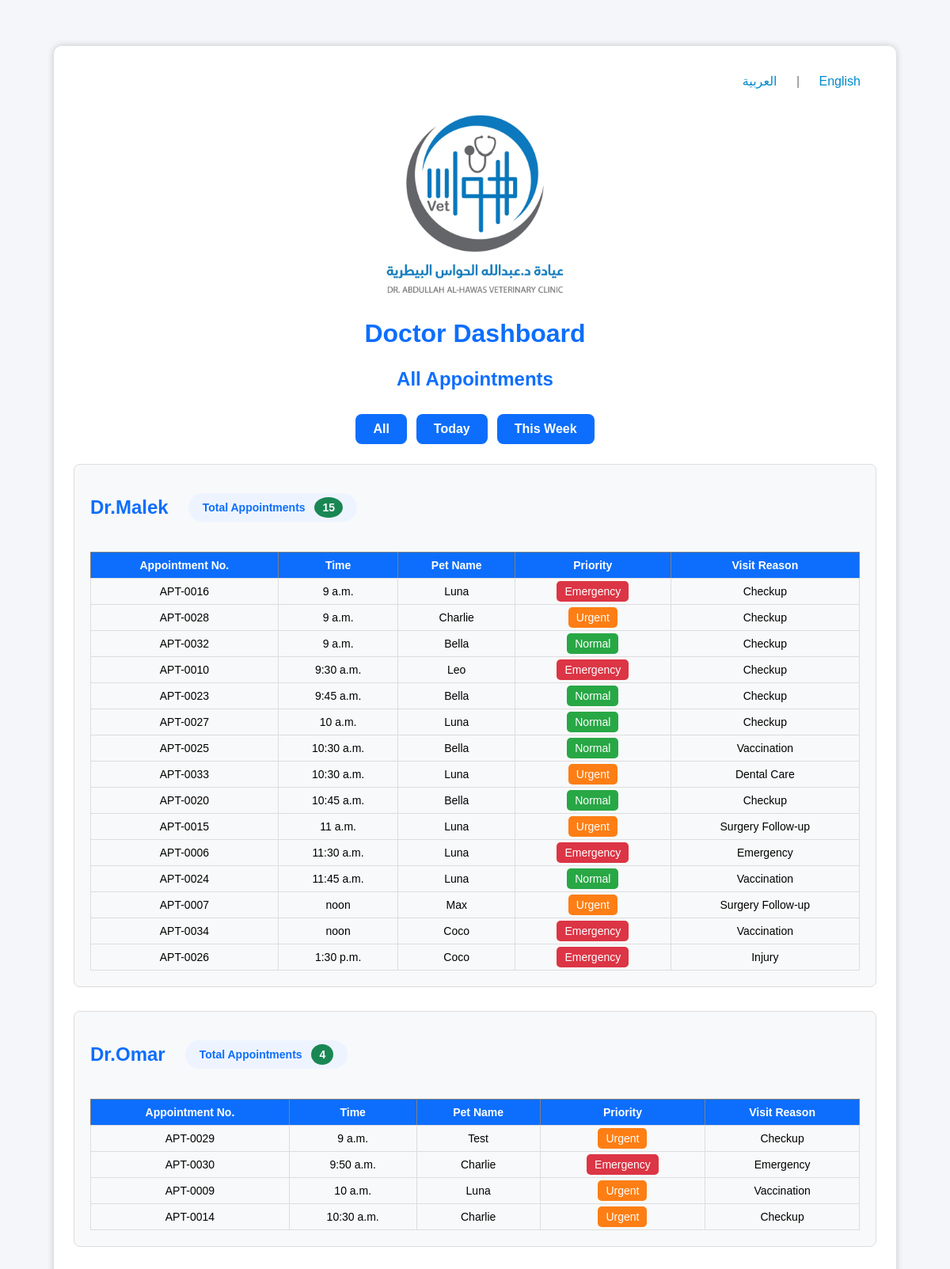
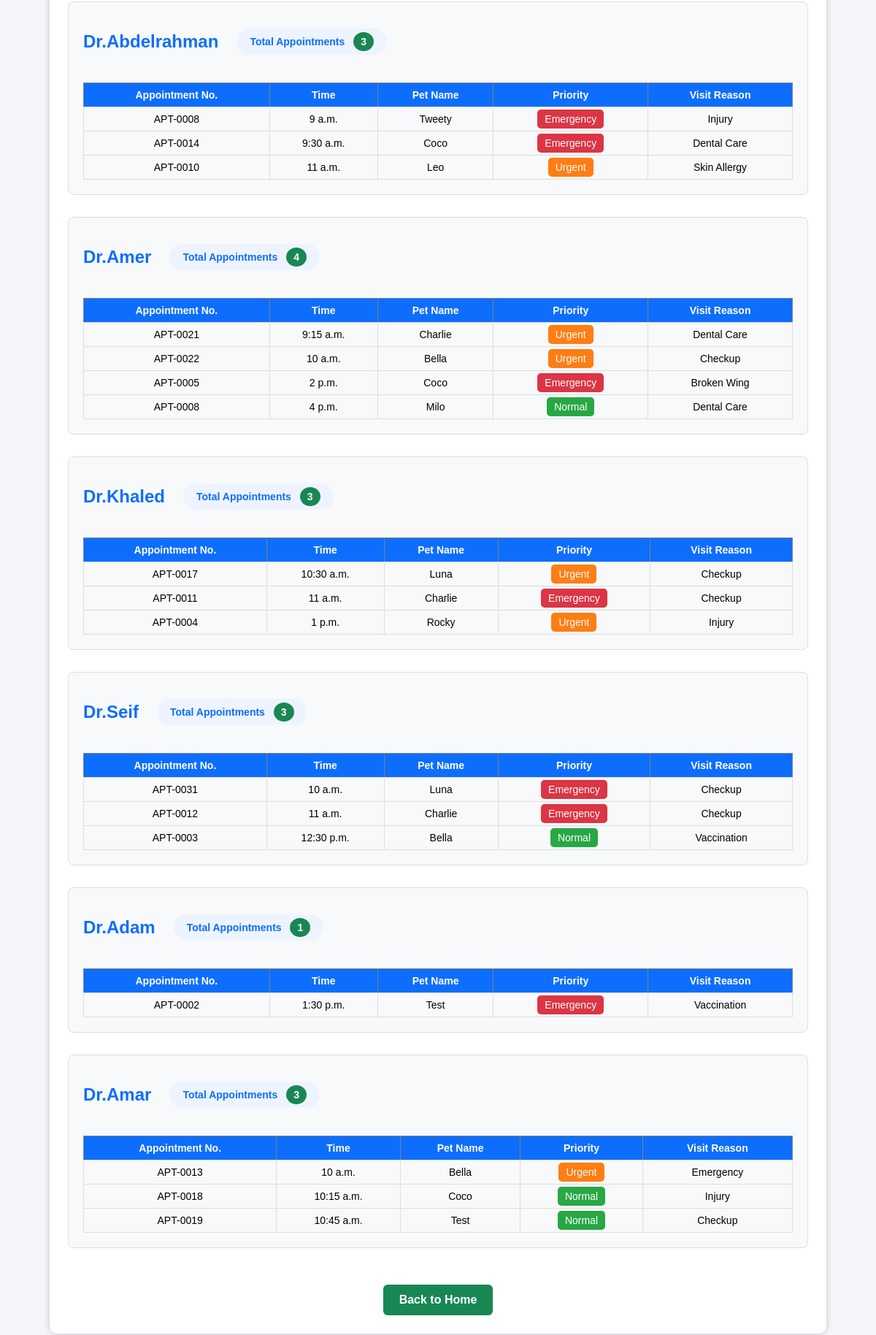
The app's page /pets/doctor-dashboard/ (signed in) with its own data (2 pictures, top to bottom).
### pets/models.py (models this page shows, shortened)
class Doctor(models.Model):
    name = models.CharField(
        max_length=100
    )
    user = models.OneToOneField(
        User,
        on_delete=models.SET_NULL,
        null=True,
        blank=True,
        related_name="doctor"
    )
    branch = models.ForeignKey(
        "Branch",
        on_delete=models.SET_NULL,
        null=True,
        blank=True,
        related_name="doctors"
    )
    consultation_time = models.PositiveIntegerField(
        default=30,
        help_text="Consultation time in minutes"
    )
    max_appointments_per_day = models.PositiveIntegerField(
        default=3
    )

class Pet(models.Model):
    name = models.CharField(
        max_length=100
    )
    species = models.CharField(
        max_length=50
    )
    date_of_birth = models.DateField(
        null=True,
        blank=True
    )
    visit_date = models.DateField(
        null=True,
        blank=True
    )
    visit_reason = models.CharField(
        max_length=200,
        blank=True,
        default=""
    )
    owner_name = models.CharField(
        max_length=100
    )
    owner_phone = models.CharField(
        max_length=15
    )
    appointment_type = models.CharField(
        max_length=20
    )
    PRIORITY_CHOICES = [
        ("Normal", "Normal"),
        ("Urgent", "Urgent"),
        ("Emergency", "Emergency"),
    ]
    priority = models.CharField(
        max_length=20,
        choices=PRIORITY_CHOICES,
        default="Normal"
    )
    branch = models.ForeignKey(
        "Branch",
        on_delete=models.SET_NULL,
        null=True,
        blank=True,
        related_name="appointments"
    )
    STATUS_CHOICES = [
        ("Waiting", "Waiting"),
        ("Arrived", "Arrived"),
        ("Cancelled", "Cancelled"),
    ]
    status = models.CharField(
        max_length=20,
        choices=STATUS_CHOICES,
        default="Waiting"
    )
    doctor = models.CharField(
        max_length=100
    )
    appointment_time = models.TimeField()
    appointment_number = models.CharField(
        max_length=20,
        blank=True,
        null=True
    )
    created_by = models.ForeignKey(
        User,
        on_delete=models.SET_NULL,
        null=True,
        blank=True,
        related_name="created_appointments"
    )

### pets/views.py (the view)
@role_required("Doctor")
def doctor_dashboard(request):
    today = date.today()
    appointments = Pet.objects.all()
    filter_type = request.GET.get(
        "filter",
        "all"
    )
    if filter_type == "today":
        appointments = appointments.filter(
            visit_date=today
        )
    elif filter_type == "week":
        appointments = appointments.filter(
            visit_date__gte=today,
            visit_date__lte=today + timedelta(days=7)
        )
    elif filter_type == "all":
        pass
    appointments = appointments.order_by(
        "doctor",
        "appointment_time"
    )
    doctors = Doctor.objects.all()
    dashboard = []
    for doctor in doctors:
        doctor_appointments = appointments.filter(
            doctor=doctor.name
        )
        dashboard.append(
            {
                "doctor": doctor.name,
                "appointments": doctor_appointments,
                "count": doctor_appointments.count(),
            }
        )
    return render(
        request,
        "pets/doctor_dashboard.html",
        {
            "dashboard": dashboard,
            "today": today,
            "filter": filter_type,
        },
    )

### pets/templates/pets/doctor_dashboard.html (shortened to what this page needs)
﻿{% load static i18n %}
<!DOCTYPE html>
<html lang="{{ LANGUAGE_CODE }}">
<head>
    <link rel="stylesheet" href="{% static 'css/style.css' %}">
</head>
<body>
<div class="container">
    <div style="text-align:right; margin-bottom:20px;">
        <form action="{% url 'set_language' %}"
              method="post"
              style="display:inline;">
            <button type="submit"
                    name="language"
                    value="ar"
                    style="background:none;
                           border:none;
                           color:#008acb;
                           cursor:pointer;
                           font-size:16px;">
                العربية
            </button>
        </form>
        <span style="color:#777;">|</span>
        <form action="{% url 'set_language' %}"
              method="post"
              style="display:inline;">
            <button type="submit"
                    name="language"
                    value="en"
                    style="background:none;
                           border:none;
                           color:#008acb;
                           cursor:pointer;
                           font-size:16px;">
                English
            </button>
        </form>
    </div>
    <div style="text-align:center; margin-bottom:10px;">
        <img src="{% static 'images/logo.png' %}"
             alt="{% translate 'Clinic Logo' %}"
             width="240">
    </div>
    <h1 style="text-align:center;">
        {% translate "Doctor Dashboard" %}
    </h1>
    <div class="dashboard-header">
        <div class="dashboard-title">
            {% if filter == "all" %}
                <h2 class="page-title">
                    {% translate "All Appointments" %}
                </h2>
            {% elif filter == "week" %}
                <h2 class="page-title">
                    {% translate "This Week Appointments" %}
                </h2>
            {% endif %}
        </div>
        <div class="filter-buttons">
            <a href="?filter=all"
               class="{% if filter == 'all' %}active-all{% endif %}">
                {% translate "All" %}
            </a>
            <a href="?filter=today"
               class="{% if filter == 'today' %}active-today{% endif %}">
                {% translate "Today" %}
            </a>
            <a href="?filter=week"
               class="{% if filter == 'week' %}active-week{% endif %}">
                {% translate "This Week" %}
            </a>
        </div>
    </div>
    {% for item in dashboard %}
        <div class="details-box"
             style="margin-bottom:30px;">
            <div class="doctor-header">
                <h2>
                    {{ item.doctor }}
                </h2>
                <div class="appointments-count">
                    {% translate "Total Appointments" %}
                    <span>
                        {{ item.count }}
                    </span>
                </div>
            </div>
            <table border="1"
                   cellpadding="8"
                   cellspacing="0"
                   width="100%">
                <tr>
                    <th>
                        {% translate "Appointment No." %}
                    </th>
                    <th>
                        {% translate "Time" %}
                    </th>
                    <th>
                        {% translate "Pet Name" %}
                    </th>
                    <th>
                        {% translate "Priority" %}
                    </th>
                    <th>
                        {% translate "Visit Reason" %}
                    </th>
                </tr>
                {% for pet in item.appointments %}
                <tr>
                    <td>
                        {{ pet.appointment_number }}
                    </td>
                    <td>
                        {{ pet.appointment_time }}
                    </td>
                    <td>
                        {{ pet.name }}
                    </td>
                    <td>
                        {% if pet.priority == "Emergency" %}
                            <span style="background:#dc3545;
                                         color:white;
                                         padding:5px 10px;
                                         border-radius:5px;">
                                {% translate "Emergency" %}
                            </span>
                        {% elif pet.priority == "Urgent" %}
                            <span style="background:#fd7e14;
                                         color:white;
                                         padding:5px 10px;
                                         border-radius:5px;">
                                {% translate "Urgent" %}
                            </span>
                        {% else %}
                            <span style="background:#28a745;
                                         color:white;
                                         padding:5px 10px;
                                         border-radius:5px;">
                                {% translate "Normal" %}
                            </span>
                        {% endif %}
                    </td>
                    <td>
                        {{ pet.visit_reason }}
                    </td>
                </tr>
                {% endfor %}
            </table>
        </div>
    {% endfor %}
    <div class="back-home">
        <a href="{% url 'pet_list' %}"
           class="back-btn">
            {% translate "Back to Home" %}
        </a>
    </div>
</div>
</body>
</html>

### pets/static/css/style.css (style rules this page uses)
body { font-family: Arial, Helvetica, sans-serif; background:#f4f6f9; margin:40px; }
.container { width:95%; max-width:1400px; margin:auto; background:white; padding:25px; border-radius:10px; box-shadow:0 0 10px rgba(0,0,0,.2); overflow-x:auto; }
h1 { color:#0d6efd; }
h2 { color:#0d6efd; margin-bottom:20px; }
a:not(.menu-btn) { text-decoration:none; color:#0d6efd; font-weight:bold; }
form { margin:20px 0; }
button, input[type="submit"] { background:#198754; color:white; border:none; padding:10px 20px; border-radius:5px; cursor:pointer; font-size:16px; }
table { width:100%; border-collapse:collapse; margin-top:20px; }
table th { background:#0d6efd; color:white; padding:8px; font-size:14px; text-align:center; }
table td { border:1px solid #ddd; padding:8px; font-size:14px; text-align:center; }
table tr:nth-child(even) { background:#f8f9fa; }
.back-btn { display:inline-block; margin-top:20px; background:#198754; color:#fff !important; text-decoration:none; padding:12px 22px; border-radius:6px; font-weight:bold; transition:.3s; }
.details-box { background:#f8f9fa; border:1px solid #ddd; border-radius:8px; padding:20px; margin-bottom:20px; }
.dashboard-header { display:flex; flex-direction:column; align-items:center; justify-content:center; margin:25px 0; }
.dashboard-title { width:100%; text-align:center; margin-bottom:20px; }
.filter-buttons { display:flex; justify-content:center; gap:12px; margin-top:10px; }
.filter-buttons a { display:inline-block; background:#0d6efd; color:white !important; padding:10px 22px; border-radius:8px; text-decoration:none; font-weight:bold; transition:.3s; }
.active-all { background:#0d6efd !important; color:#fff !important; }
.page-title { color:#0d6efd; margin:0; }
.doctor-header { display:flex; align-items:center; gap:15px; margin-bottom:22px; flex-wrap:wrap; }
.appointments-count { margin-left:10px; background:#eef4ff; color:#0d6efd; padding:10px 18px; border-radius:20px; font-size:14px; font-weight:bold; }
.appointments-count span { background:#198754; color:white; border-radius:50%; padding:5px 10px; margin-left:8px; }
.back-home { text-align:center; margin-top:30px; }
.details-box table td { color: black; }
* { box-sizing:border-box; }
img { max-width:100%; height:auto; }

### records on screen
Doctor: doctor "Dr.Malek"
Pet: appointment_number "APT-0016", appointment_time "9 a.m.", name "Luna", visit_reason "Checkup"
Pet: appointment_number "APT-0028", appointment_time "9 a.m.", name "Charlie", visit_reason "Checkup"
Pet: appointment_number "APT-0032", appointment_time "9 a.m.", name "Bella", visit_reason "Checkup"
Pet: appointment_number "APT-0010", appointment_time "9:30 a.m.", name "Leo", visit_reason "Checkup"
Pet: appointment_number "APT-0023", appointment_time "9:45 a.m.", name "Bella", visit_reason "Checkup"
Pet: appointment_number "APT-0027", appointment_time "10 a.m.", name "Luna", visit_reason "Checkup"
Pet: appointment_number "APT-0025", appointment_time "10:30 a.m.", name "Bella", visit_reason "Vaccination"
Pet: appointment_number "APT-0033", appointment_time "10:30 a.m.", name "Luna", visit_reason "Dental Care"
Pet: appointment_number "APT-0020", appointment_time "10:45 a.m.", name "Bella", visit_reason "Checkup"
Pet: appointment_number "APT-0015", appointment_time "11 a.m.", name "Luna", visit_reason "Surgery Follow-up"
Pet: appointment_number "APT-0006", appointment_time "11:30 a.m.", name "Luna", visit_reason "Emergency"
Pet: appointment_number "APT-0024", appointment_time "11:45 a.m.", name "Luna", visit_reason "Vaccination"
Pet: appointment_number "APT-0007", appointment_time "noon", name "Max", visit_reason "Surgery Follow-up"
Pet: appointment_number "APT-0034", appointment_time "noon", name "Coco", visit_reason "Vaccination"
Pet: appointment_number "APT-0026", appointment_time "1:30 p.m.", name "Coco", visit_reason "Injury"
Doctor: doctor "Dr.Omar"
Pet: appointment_number "APT-0029", appointment_time "9 a.m.", name "Test", visit_reason "Checkup"
Pet: appointment_number "APT-0030", appointment_time "9:50 a.m.", name "Charlie", visit_reason "Emergency"
Pet: appointment_number "APT-0009", appointment_time "10 a.m.", name "Luna", visit_reason "Vaccination"
Pet: appointment_number "APT-0014", appointment_time "10:30 a.m.", name "Charlie", visit_reason "Checkup"
Doctor: doctor "Dr.Abdelrahman"
Pet: appointment_number "APT-0008", appointment_time "9 a.m.", name "Tweety", visit_reason "Injury"
Pet: appointment_number "APT-0014", appointment_time "9:30 a.m.", name "Coco", visit_reason "Dental Care"
Pet: appointment_number "APT-0010", appointment_time "11 a.m.", name "Leo", visit_reason "Skin Allergy"
Doctor: doctor "Dr.Amer"
Pet: appointment_number "APT-0021", appointment_time "9:15 a.m.", name "Charlie", visit_reason "Dental Care"
Pet: appointment_number "APT-0022", appointment_time "10 a.m.", name "Bella", visit_reason "Checkup"
Pet: appointment_number "APT-0005", appointment_time "2 p.m.", name "Coco", visit_reason "Broken Wing"
Pet: appointment_number "APT-0008", appointment_time "4 p.m.", name "Milo", visit_reason "Dental Care"
Doctor: doctor "Dr.Khaled"
Pet: appointment_number "APT-0017", appointment_time "10:30 a.m.", name "Luna", visit_reason "Checkup"
Pet: appointment_number "APT-0011", appointment_time "11 a.m.", name "Charlie", visit_reason "Checkup"
Pet: appointment_number "APT-0004", appointment_time "1 p.m.", name "Rocky", visit_reason "Injury"
Doctor: doctor "Dr.Seif"
Pet: appointment_number "APT-0031", appointment_time "10 a.m.", name "Luna", visit_reason "Checkup"
Pet: appointment_number "APT-0012", appointment_time "11 a.m.", name "Charlie", visit_reason "Checkup"
Pet: appointment_number "APT-0003", appointment_time "12:30 p.m.", name "Bella", visit_reason "Vaccination"
Doctor: doctor "Dr.Adam"
Pet: appointment_number "APT-0002", appointment_time "1:30 p.m.", name "Test", visit_reason "Vaccination"
Doctor: doctor "Dr.Amar"
Pet: appointment_number "APT-0013", appointment_time "10 a.m.", name "Bella", visit_reason "Emergency"
Pet: appointment_number "APT-0018", appointment_time "10:15 a.m.", name "Coco", visit_reason "Injury"
Pet: appointment_number "APT-0019", appointment_time "10:45 a.m.", name "Test", visit_reason "Checkup"

### other values on screen
{{ item.count }} "15" "4" "3" "4" "3" "3" "1" "3"
